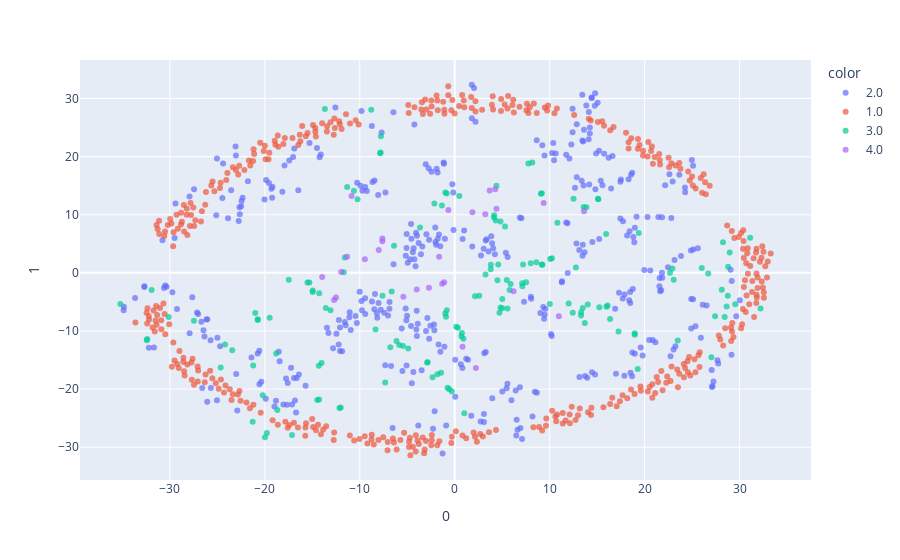

The code cell stored with this chart in its notebook:
### Markdown cell above
### T-SNE Visualization of Raw Data for Group Sizes

### Code cell
data.size()
data = data.contiguous()
data_reshape = data.view(data.size(0)*data.size(1), data.size(2)*data.size(-1))
data_reshape.size()
data_reshape_numpy = data_reshape.cpu().detach().numpy()
tsne = manifold.TSNE(n_components=2, init="pca", random_state=1)

data_tsne = tsne.fit_transform(data_reshape_numpy)
print(data_tsne.shape)
data_tsne_df = pd.DataFrame(data_tsne)
gm_labels_numpy = gm_labels.detach().numpy()
gm_labels_numpy = gm_labels_numpy.reshape(-1, gm_labels_numpy.shape[-1])
data_tsne_df["label"] = gm_labels_numpy

px.scatter(data_tsne_df, x=0, y=1, color=data_tsne_df.label.astype(str), opacity=0.7)

### Figure 1 — Plotly figure (JSON) as saved in the notebook; plotly's stock layout.template omitted (floating-point values rounded to 4 significant figures; data arrays with more than 128 entries replaced by an {"elided": "..."} marker saying what was removed)
{"data": [{"hovertemplate": "color=2.0<br>0=%{x}<br>1=%{y}<extra></extra>", "legendgroup": "2.0", "marker": {"color": "#636efa", "opacity": 0.7, "symbol": "circle"}, "mode": "markers", "name": "2.0", "orientation": "v", "showlegend": true, "type": "scatter", "x": {"elided": "396 float values"}, "xaxis": "x", "y": {"elided": "396 float values"}, "yaxis": "y"}, {"hovertemplate": "color=1.0<br>0=%{x}<br>1=%{y}<extra></extra>", "legendgroup": "1.0", "marker": {"color": "#EF553B", "opacity": 0.7, "symbol": "circle"}, "mode": "markers", "name": "1.0", "orientation": "v", "showlegend": true, "type": "scatter", "x": {"elided": "420 float values"}, "xaxis": "x", "y": {"elided": "420 float values"}, "yaxis": "y"}, {"hovertemplate": "color=3.0<br>0=%{x}<br>1=%{y}<extra></extra>", "legendgroup": "3.0", "marker": {"color": "#00cc96", "opacity": 0.7, "symbol": "circle"}, "mode": "markers", "name": "3.0", "orientation": "v", "showlegend": true, "type": "scatter", "x": {"elided": "156 float values"}, "xaxis": "x", "y": {"elided": "156 float values"}, "yaxis": "y"}, {"hovertemplate": "color=4.0<br>0=%{x}<br>1=%{y}<extra></extra>", "legendgroup": "4.0", "marker": {"color": "#ab63fa", "opacity": 0.7, "symbol": "circle"}, "mode": "markers", "name": "4.0", "orientation": "v", "showlegend": true, "type": "scatter", "x": [-1.108, -12.7, -8.001, -13.96, 3.678, -11.33, -10.86, -7.614, 2.232, 6.199, 10.97, 0.8248, 4.398, 9.371, 13.62, 4.264, -0.6695, -12.5, -7.619, -11.96, -9.462, -1.325, -3.996, 3.221, -1.643, 1.867, -5.409, -2.715], "xaxis": "x", "y": [-1.594, -4.675, 3.955, -0.7207, 14.19, 2.773, 13.22, 5.909, -16.36, -3.162, -7.477, -12.7, 11.04, 12.03, 10.59, 14.39, 10.8, -4.226, 5.432, 0.1408, 2.356, -1.884, -2.86, 10.08, 2.761, 10.42, -4.105, -2.58], "yaxis": "y"}], "layout": {"legend": {"title": {"text": "color"}, "tracegroupgap": 0}, "margin": {"t": 60}, "xaxis": {"anchor": "y", "domain": [0, 1], "title": {"text": "0"}}, "yaxis": {"anchor": "x", "domain": [0, 1], "title": {"text": "1"}}}}
